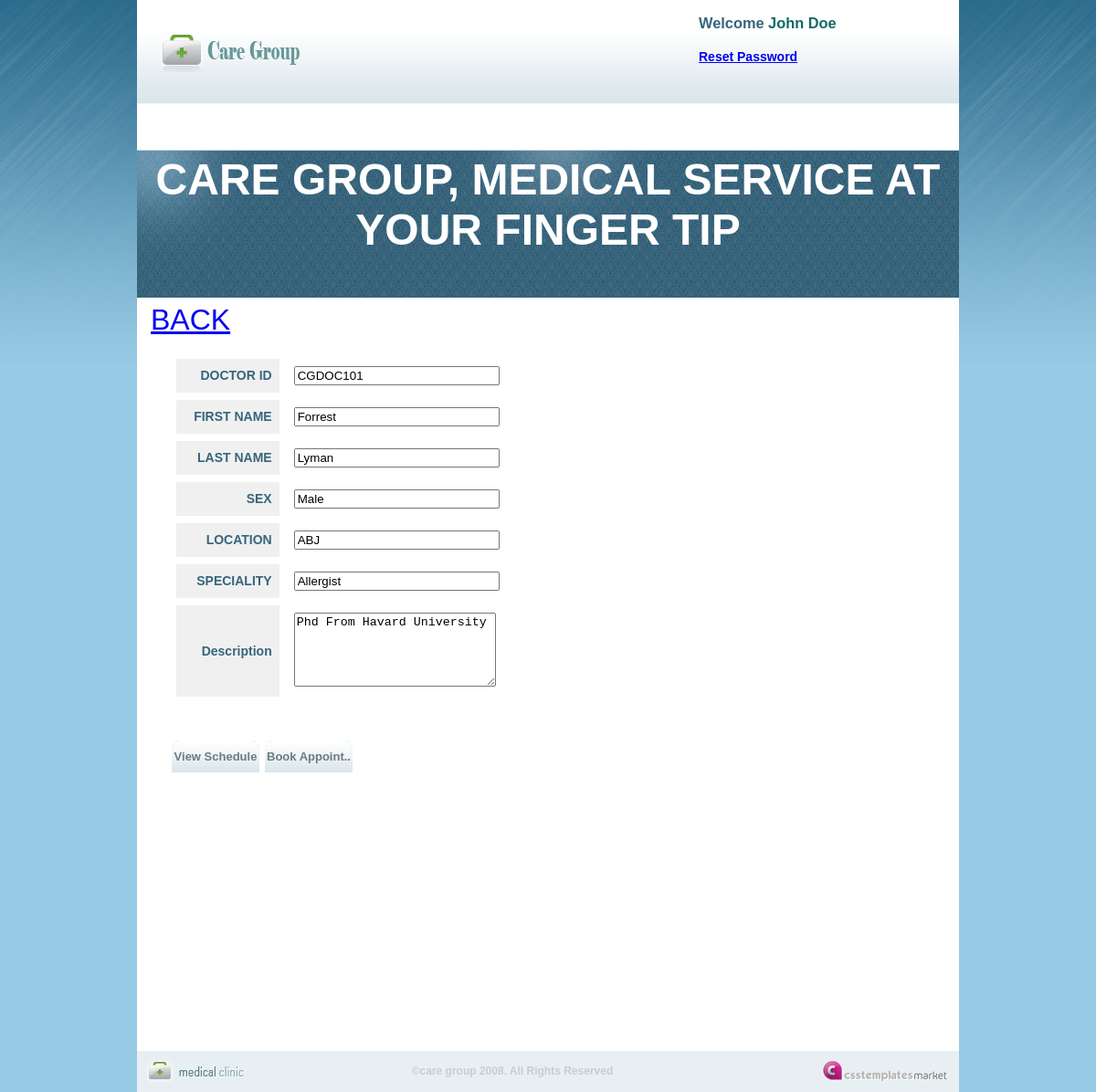
Page /Doctors.php?Doc_ID=CGDOC101 (signed in) on the committed database.
### tables this page shows
CREATE TABLE `users_table` (
  `id` int(10) unsigned NOT NULL auto_increment,
  `First_Name` varchar(45) NOT NULL,
  `Last_Name` varchar(45) NOT NULL,
  `Other_Names` varchar(45) NOT NULL,
  `Gender` varchar(8) NOT NULL,
  `Address` varchar(150) NOT NULL,
  `Mobile_No` decimal(18,0) NOT NULL,
  `EmailAddy` varchar(50) NOT NULL,
  `DOB` date NOT NULL,
  `DocID` varchar(20) default NULL,
  `PaitentID` varchar(20) default NULL,
  `User_Type` varchar(45) NOT NULL,
  PRIMARY KEY  (`id`),
  KEY `FK_users_doctor` (`DocID`),
  KEY `FK_users_table_1` (`EmailAddy`),
  KEY `FK_users_patient` (`PaitentID`)
);

CREATE TABLE `doctors_table` (
  `DocID` varchar(20) NOT NULL,
  `Location_ID` varchar(10) NOT NULL,
  `spec_id` varchar(30) NOT NULL,
  `Description` varchar(100) default NULL,
  `Password` varchar(45) NOT NULL default 'PASSWORD',
  PRIMARY KEY  (`DocID`),
  KEY `FK_doctors_spec` (`spec_id`),
  KEY `FK_doctors_location` (`Location_ID`)
);

### Include/db.php (called while the page is built, shortened)
<?php
    class DataManager
    {
        var $user = "Admin";
        var $pass = "P@SSW)RD";
        var $dbHost = "localhost";
        function DataManager()
        {
            $this->con = mysql_connect($this->dbHost, $this->user, $this->pass)
            or die ("Could not connect to db: " . mysql_error());
		}
		function getDoc($id)
		{
			return mysql_query("SELECT * FROM users_table where DocID='".$id."'");
		}
		function getDocDetail($id)
		{
			return mysql_query("SELECT * FROM doctors_table where DocID='".$id."'");
		}
	}
?>

### Doctors.php (the view, shortened to what this page needs)
<?php
require_once("Include/db.php");
$db=new DataManager();
    if (array_key_exists("User", $_SESSION))
   	{
		if(array_key_exists("Doc_ID",$_REQUEST))
		{
			$did=$_REQUEST['Doc_ID'];
		}
		else
		{
			$did=$_SESSION['ID'];
		}
    }
    else
    {
        header('Location: login.php' );
    }
?>
<!DOCTYPE HTML>
<html>
<head>
<link href="Style/style.css" rel="stylesheet" type="text/css">
</head>
<body>
<div id="main_container">
  <div class="header">
    	<div id="logo"><a href="index.php"><img src="Style/images/logo.png" alt="" title="" width="162" height="54" border="0" /></a></div>
   	<div class="right_header">
      <div class="top_menu">
        <h3>Welcome  <span class="dark_blue"><?php echo $_SESSION['User'];?></span></h3>
            <h4><a href="changePW.php">Reset Password</a></h4>
      </div>
      <div id="menu">
      </div>
    </div>
  </div>
    <div class="pattern_bg1">
   <marquee> <h1><font size="+6">CARE GROUP, MEDICAL SERVICE AT YOUR FINGER TIP</font></h1></p></marquee>
  </div>
    <div id="main_content">
    <br/>
    <?php
		if($_SESSION['ROLE']==USER)
		{
			echo '<p><font size="+3"><a href="searchDoctors.php">BACK</a></font></p>';
		}
		else
		{
			echo '<p><font size="+3">DOCTOR ID '.$did.'</font></p>';
        }
    ?>
    <div id="programMenu">
    <?php
	$result=$db->getDoc($did);
	$result2=$db->getDocDetail($did);
	$row=mysql_fetch_array($result);
	$row2=mysql_fetch_array($result2);
	echo'
		<table width="393" border="0" cellpadding="8" cellspacing="8">
		  <tr>
			<th width="116" align="right" bgcolor="#F0F0F0">DOCTOR ID</th>
			<td width="261"><input name="docID" type="text" id="docID" size="25" readonly="readonly" value='.$row['DocID'].'></td>
		  </tr>
		  <tr>
			<th align="right" bgcolor="#F0F0F0">FIRST NAME</th>
			<td><input name="docID2" type="text" id="docID2" size="25" readonly="readonly" value='.$row['First_Name'].'></td>
		  </tr>
		  <tr>
			<th align="right" bgcolor="#F0F0F0">LAST NAME</th>
			<td><input name="docID3" type="text" id="docID3" size="25" readonly="readonly" value='.$row['Last_Name'].' ></td>
		  </tr>
		  <tr>
			<th align="right" bgcolor="#F0F0F0">SEX</th>
			<td><input name="docID4" type="text" id="docID4" size="25" readonly="readonly" value='.$row['Gender'].'></td>
		  </tr>
		  <tr>
			<th align="right" bgcolor="#F0F0F0">LOCATION</th>
			<td><input name="docID5" type="text" id="docID5" size="25" readonly="readonly" value='.$row2[1].'></td>
		  </tr>
		  <tr>
			<th align="right" bgcolor="#F0F0F0">SPECIALITY</th>
			<td><input name="docID" type="text" id="docID6" size="25" readonly="readonly" value='.$row2[2].'></td>
		  </tr>
		  <tr>
			<th align="right" bgcolor="#F0F0F0">Description</th>
			<td><textarea name="docID" cols="25" rows="5" readonly="readonly">'.$row2[3].'</textarea></td>
		  </tr>
		</table>
		';
		?>
        <?php
		if($_SESSION['ROLE']=="ADMIN")
		{
			echo'
		  <div id="controlmenu">
		  <ul>
				<li><a href="ViewDoctors.php">View Doctors</a></li>
				<li><a href="AddDoctor.php">Add New</a></li>
				<li><a href="">Delete</a></li>
			</ul>
		  </div>';
		}
		else if($_SESSION['ROLE']=="USER")
		{
			echo'
		  <div id="controlmenu">
		  <ul>
				<li><a href="PaitentsAppointments.php?DocId='.$did.'">View Schedule</a></li>
				<li><a href="PaitentsAppointments.php?DocId='.$did.'">Book Appoint..</a></li>
			</ul>
		  </div>';
		}
	  ?>
    </div>
    </div>
</div>
     <div id="footer">
     	<div class="copyright">
        <img src="Style/images/footer_logo.gif" alt="" title="" />
        </div>
        <div class="center_footer">&copy;care group 2008. All Rights Reserved</div>
   	   <div class="footer_links">
        <a href="http://csstemplatesmarket.com"><img src="Style/images/csstemplatesmarket.gif" alt="csstemplatesmarket" title="csstemplatesmarket" border="0" /></a><br />
   	   </div>
    </div>
</body>
</html>

### Style/style.css (style rules this page uses)
body { background:url(images/bg.jpg) no-repeat top center #97cae4; margin:0px; padding:0px; font-family:Arial, Helvetica, sans-serif; font-size:14px; color: #37657D; }
p { margin:0px; padding:0 0 5px 0; line-height:17px; text-align:left; color: #37657D; }
h1 { color:#fff; font-size:16px; font-weight:bold; margin:0px; padding:5px 0 5px 0; }
span.dark_blue { color:#116c64; }
#main_container { width:900px; height:auto; margin:auto; background-color:#fff; }
.header { width:900px; height:114px; margin:auto; background:url(images/header_bg.gif) repeat-x; }
.right_header { float:right; width:550px; }
#logo { padding:30px 0 0 20px; float:left; }
#menu { width:540px; height:35px; float:right; padding:40px 0 0 0; }
#controlmenu { width:500px; height:35px; float:left; padding:40px 0 0 0; }
#controlmenu ul { list-style:none;padding:0px;margin:0px;display:block; font-weight:bold; }
#controlmenu ul li { list-style:none;display:inline;float:left;width:96px;height:35px;padding:0px;line-height:35px;font-size:13px;margin:0 3px 0 3px; }
#controlmenu ul li a { height:35px; width:96px;float:left;text-decoration:none;padding:0px;margin:0px;color:#6c7b83;text-align:center; background:url(images/menu_bt.gif) no-repeat center; }
.top_menu { width:285px; float:right; }
.pattern_bg1 { width:900px; height:162px; clear:both; margin:auto; text-align:center; background:url(images/pattern_bg.gif) no-repeat center; }
#main_content { width:885px; height: autopx; margin: auto; padding:0 0 0 15px; }
#programMenu { width:850px; height:auto; float:right; margin-top: 10px; margin-right: 10px; margin-bottom: 300px; margin-left: 10px; padding: 5px; text-align: left; }
ol,ul,li { margin:auto; list-style:none; line-height:15px; }
#footer { margin:auto; width:900px; height:45px; color:#508aa1; background-color:#e8eff2; }
.copyright { float:left; padding:10px 0 0 10px; }
.center_footer { color:#c3ced4; font-size:12px; font-weight:bold; width:550px; padding:15px; text-align:center; float:left; }
.footer_links { float:right; padding:10px 10px 0 0; }

### rows in the picture
users_table: docID "CGDOC101", docID2 "Forrest", docID3 "Lyman", docID4 "Male"
doctors_table: docID5 "ABJ", docID "Allergist", docID "Phd From Havard University"

### other values in the picture
$_SESSION['User'] "John Doe"
